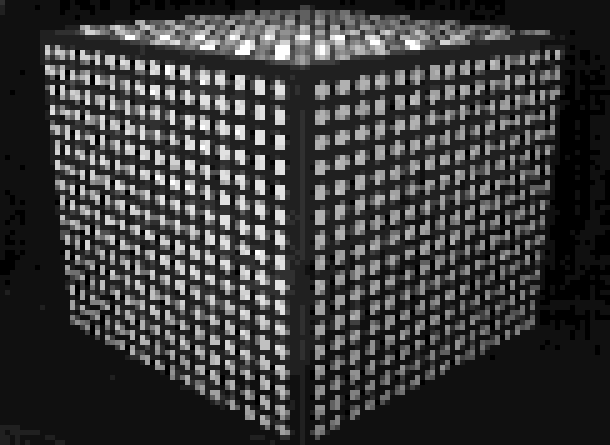
//> input picture pcv_03/Photogrammetric.ppm, 610 x 445 px
$ ./main Photogrammetric.ppm Photogrammetric.ppm   (built with g++ and OpenCV 4)
//> lines starting //> are read from the running program, lines starting //| are printed output that depends on the picture
//> in run, calibImage is the input picture: 445 rows x 610 cols, CV_8UC3; min 0, max 255, mean 58.1
### pcv_03/Helper.h
#ifndef HELPER_H
#define HELPER_H


#include <opencv2/opencv.hpp>


namespace pcv3 {

/**
 * @brief Display image and catch the point marked by left mouse clicks.
 * @details Points have to be clicked in same order as in the file. Points will be in homogeneous coordinates.
 *          The file with the 3D real world coordinates needs one line per point with x, y, z separated by spaces.
 * @param calibImg Structure containing calibration image
 * @param filenameList3DPoints Path to file that contains 3D real world coordinates.
 * @param points2D Returns points within the image (produced by this method)
 * @param points3D Returns points at the object (read from file by this method)
 */
int getPoints(const cv::Mat &calibImg, const std::string &filenameList3DPoints, std::vector<cv::Vec3f> &points2D, std::vector<cv::Vec4f> &points3D);

/// Interpretation of the internal and external parts of a projection matrix.
struct ProjectionMatrixInterpretation
{
    /// Principal distance or focal length
    float principalDistance;
    /// Skew as an angle and in degrees
    float skew;
    /// Aspect ratio of the pixels
    float aspectRatio;
    /// Location of principal point in image (pixel) coordinates
    cv::Vec2f principalPoint;
    /// Camera rotation angle 1/3
    float omega;
    /// Camera rotation angle 2/3
    float phi;
    /// Camera rotation angle 3/3
    float kappa;
    /// 3D camera location in world coordinates
    cv::Vec3f cameraLocation;
};


std::ostream &operator<<(std::ostream &stream, const ProjectionMatrixInterpretation &info);

}


#endif // HELPER_H

### pcv_03/Helper.cpp
#include "Helper.h"

#include <vector>
#include <string>

#include <fstream>

namespace pcv3 {

struct WinInfo {
    cv::Mat img;
    std::string name;
    std::vector<cv::Vec3f> pointList;
};


// mouse call back to get points and draw circles
/*
event	specifies encountered mouse event
x,y	position of mouse pointer
flags	not used here
param	a struct containing used IplImage and window title
*/
void getPointsCB(int event, int x, int y, int flags, void* param){

    // cast to a structure
    WinInfo* win = (WinInfo*) param;

    switch(event){
        // if left mouse button was pressed
        case cv::EVENT_LBUTTONDOWN:{
            // create point representing mouse position
            cv::Point2f p(x,y);
            // draw green point
            cv::circle(win->img, p, 2, cv::Scalar(0, 255, 0), 2);
            // draw green circle
            cv::circle(win->img, p, 15, cv::Scalar(0, 255, 0), 2);
            // update image
            cv::imshow(win->name.c_str(), win->img);
            // add point to point list
            win->pointList.push_back({(float)x, (float)y, 1.0f});
        }break;
    }
}


int getPoints(const cv::Mat &calibImg, const std::string &filenameList3DPoints, std::vector<cv::Vec3f> &points2D, std::vector<cv::Vec4f> &points3D)
{
//> called with filenameList3DPoints = "Photogrammetric.ppm"
    WinInfo windowInfo = {
        calibImg.clone(),
        "Calibration image",
        {}
    };

    // show input image and install mouse callback
    cv::namedWindow( windowInfo.name.c_str(), cv::WINDOW_AUTOSIZE | cv::WINDOW_KEEPRATIO | cv::WINDOW_GUI_EXPANDED);
    cv::imshow( windowInfo.name.c_str(), windowInfo.img );
    cv::setMouseCallback(windowInfo.name.c_str(), getPointsCB, (void*) &windowInfo);
    // wait until any key was pressed
    cv::waitKey(0);
//> the left mouse button is pressed and released at (152, 111)
//> the left mouse button is pressed and released at (457, 111)
//> in getPointsCB (call 3), `cv::circle(win->img, p, 2, cv::Scalar(0, 255, 0), 2);`: win->img: 445 rows x 610 cols, CV_8UC3; mean B, G, R 58, 58.3, 58
//> the left mouse button is pressed and released at (457, 333)
//> in getPointsCB (call 5), `cv::circle(win->img, p, 2, cv::Scalar(0, 255, 0), 2);`: win->img: 445 rows x 610 cols, CV_8UC3; mean B, G, R 57.9, 58.6, 57.9
//> the left mouse button is pressed and released at (152, 333)
//> in getPointsCB (call 7), `cv::circle(win->img, p, 2, cv::Scalar(0, 255, 0), 2);`: win->img: 445 rows x 610 cols, CV_8UC3; mean B, G, R 57.9, 58.8, 57.9
//> in getPointsCB (call 7), `cv::circle(win->img, p, 15, cv::Scalar(0, 255, 0), 2);`:
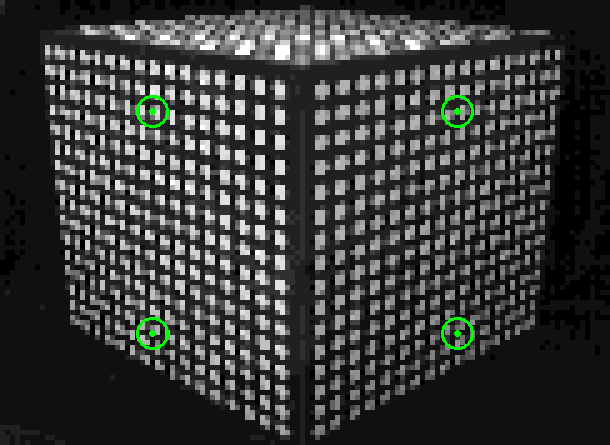
//> win->img: 445 rows x 610 cols, CV_8UC3; mean B, G, R 57.8, 59, 57.8

    cv::destroyWindow( windowInfo.name.c_str() );


    // allocate memory for point-lists (represented as matrix)
    points2D = windowInfo.pointList;
//> points2D = 4 items: [152, 111, 1], [457, 111, 1], [457, 333, 1], [152, 333, 1]
    points3D.resize(windowInfo.pointList.size());
//> points3D = 4 items: [0, 0, 0, 0], [0, 0, 0, 0], [0, 0, 0, 0], [0, 0, 0, 0]

    std::fstream calibFile(filenameList3DPoints.c_str(), std::ios::in);
    calibFile.exceptions(std::ifstream::failbit | std::ifstream::eofbit | std::ifstream::badbit);

    try {
        // read points, transform them into homogeneous coordinates
        for (unsigned i = 0; i < windowInfo.pointList.size(); i++) {
            // Read 3D point from file. Technically, they don't need to be on seperate lines,
            // they can just be x y z x y z x y z ...
            calibFile
                >> points3D[i](0)
                >> points3D[i](1)
                >> points3D[i](2);

            points3D[i](3) = 1.0f;
        }
//> this loop made 1 pass
    } catch (const std::ios_base::failure &e) {
        std::cerr << "An error occured while reading the file " << filenameList3DPoints << ": " << e.what() << std::endl;
        if (calibFile.eof())
            std::cerr << "The file ended prematurely. Maybe less points specified than were clicked?" << std::endl;
//> (the run ends here: the program stops with an error, at `if (calibFile.fail())`)
